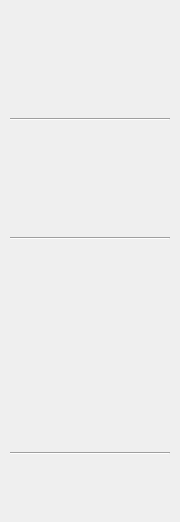
<?xml version="1.0" encoding="UTF-8"?>
<ui version="4.0">
 <class>ControllerWidget</class>
 <widget class="QWidget" name="ControllerWidget">
  <property name="geometry">
   <rect>
    <x>0</x>
    <y>0</y>
    <width>180</width>
    <height>522</height>
   </rect>
  </property>
  <property name="minimumSize">
   <size>
    <width>180</width>
    <height>522</height>
   </size>
  </property>
  <property name="maximumSize">
   <size>
    <width>180</width>
    <height>522</height>
   </size>
  </property>
  <property name="windowTitle">
   <string>Form</string>
  </property>
  <property name="styleSheet">
   <string notr="true"/>
  </property>
  <layout class="QVBoxLayout" name="verticalLayout">
   <property name="spacing">
    <number>3</number>
   </property>
   <property name="leftMargin">
    <number>10</number>
   </property>
   <property name="topMargin">
    <number>5</number>
   </property>
   <property name="rightMargin">
    <number>10</number>
   </property>
   <property name="bottomMargin">
    <number>5</number>
   </property>
   <item>
    <widget class="RecordPanel" name="recordPanel" native="true">
     <property name="minimumSize">
      <size>
       <width>160</width>
       <height>104</height>
      </size>
     </property>
     <property name="maximumSize">
      <size>
       <width>160</width>
       <height>104</height>
      </size>
     </property>
    </widget>
   </item>
   <item>
    <widget class="Line" name="line">
     <property name="lineWidth">
      <number>1</number>
     </property>
     <property name="orientation">
      <enum>Qt::Horizontal</enum>
     </property>
    </widget>
   </item>
   <item>
    <widget class="SoundPanel" name="soundPanel" native="true">
     <property name="minimumSize">
      <size>
       <width>160</width>
       <height>104</height>
      </size>
     </property>
     <property name="maximumSize">
      <size>
       <width>160</width>
       <height>104</height>
      </size>
     </property>
    </widget>
   </item>
   <item>
    <widget class="Line" name="line_2">
     <property name="lineWidth">
      <number>1</number>
     </property>
     <property name="orientation">
      <enum>Qt::Horizontal</enum>
     </property>
    </widget>
   </item>
   <item>
    <widget class="WritingPanel" name="writingPanel" native="true">
     <property name="minimumSize">
      <size>
       <width>160</width>
       <height>200</height>
      </size>
     </property>
     <property name="maximumSize">
      <size>
       <width>160</width>
       <height>200</height>
      </size>
     </property>
    </widget>
   </item>
   <item>
    <widget class="Line" name="line_3">
     <property name="lineWidth">
      <number>1</number>
     </property>
     <property name="orientation">
      <enum>Qt::Horizontal</enum>
     </property>
    </widget>
   </item>
   <item>
    <widget class="UnredoPanel" name="unredoPanel" native="true">
     <property name="minimumSize">
      <size>
       <width>160</width>
       <height>52</height>
      </size>
     </property>
     <property name="maximumSize">
      <size>
       <width>160</width>
       <height>52</height>
      </size>
     </property>
    </widget>
   </item>
  </layout>
 </widget>
 <customwidgets>
  <customwidget>
   <class>RecordPanel</class>
   <extends>QWidget</extends>
   <header location="global">Ui/Record/RecordPanel.h</header>
   <container>1</container>
  </customwidget>
  <customwidget>
   <class>SoundPanel</class>
   <extends>QWidget</extends>
   <header location="global">Ui/Record/SoundPanel.h</header>
   <container>1</container>
  </customwidget>
  <customwidget>
   <class>WritingPanel</class>
   <extends>QWidget</extends>
   <header location="global">Ui/Record/WritingPanel.h</header>
   <container>1</container>
  </customwidget>
  <customwidget>
   <class>UnredoPanel</class>
   <extends>QWidget</extends>
   <header location="global">Ui/Record/UnredoPanel.h</header>
   <container>1</container>
  </customwidget>
 </customwidgets>
 <resources/>
 <connections/>
</ui>
